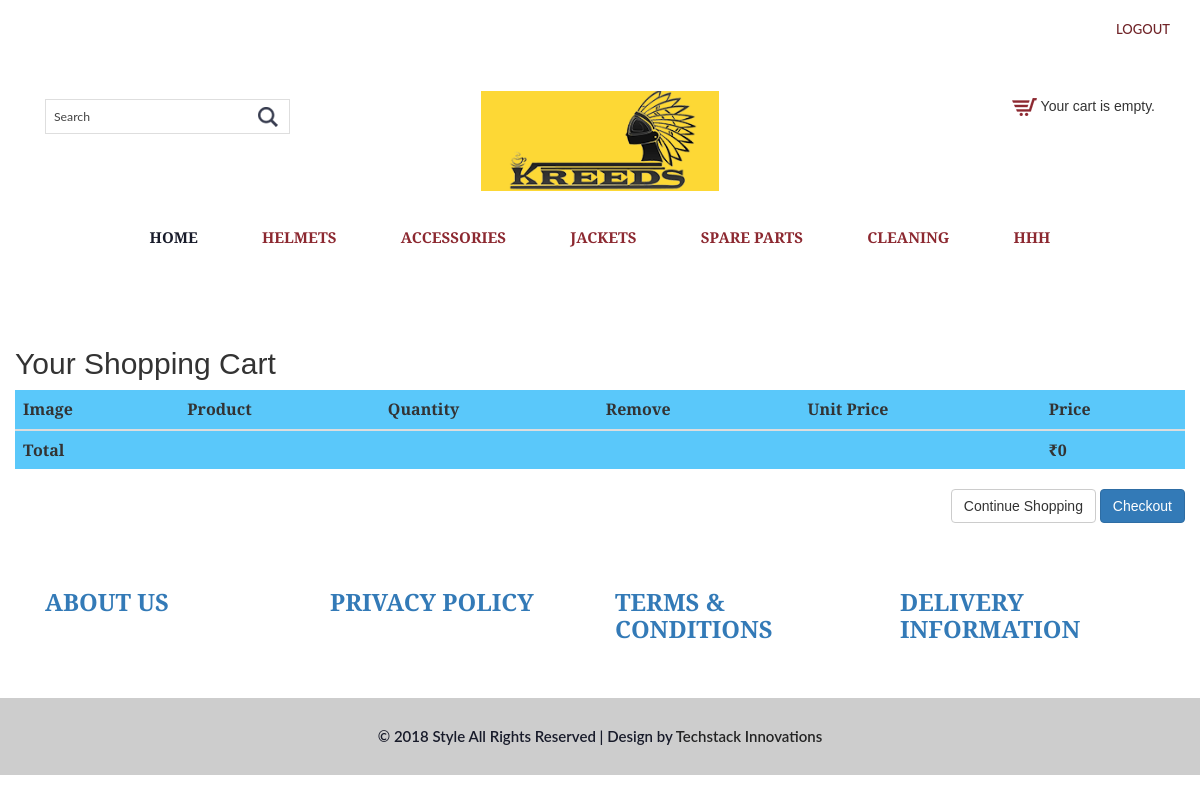
Page /cart/ (signed in) on the committed database.
### ecom/models.py (models this page shows, shortened)
class Category(models.Model):
	Name=models.CharField(max_length=30)
	Description=models.TextField(max_length=50)

### ecom/views.py (the view)
# urls.py: url(r'^cart/$', cart_detail, name='cart_detail'),
def cart_detail(request):
    categories=Category.objects.all()
    cart = Cart(request)
    for item in cart:
        item['update_quantity_form'] = CartAddProductForm(initial={'quantity': item['quantity'], 'update': True})
    return render(request, 'frontend/detail.html', {'cart': cart, 'categories':categories})

### ecom/cart.py (called while the page is built)
    def __iter__(self):
        product_ids = self.cart.keys()
        products = Product.objects.filter(id__in=product_ids)
        for product in products:
            self.cart[str(product.id)]['product'] = product
        for item in self.cart.values():
            item['price'] = Decimal(item['price'])
            item['total_price'] = item['price'] * item['quantity']
            yield item

    def __len__(self):
        return sum(item['quantity'] for item in self.cart.values())

    def get_total_price(self):
        return sum(Decimal(item['price']) * item['quantity'] for item in self.cart.values())

### ecom/context_processor.py (called while the page is built)
def cart(request):
    return {'cart': Cart(request)}

### templates/frontend/detail.html (shortened to what this page needs)
{% extends 'frontend/index.html' %}
{% load static %}
{% block content %}
    <div class="container">
        <div class="row" style="margin-top: 6%">
        <h2>Your Shopping Cart</h2>
            <table class="table table-striped table-hover">
                <thead style="background-color: #5AC8FA">
                    <tr>
                        <th>Image</th>
                        <th>Product</th>
                        <th>Quantity</th>
                        <th>Remove</th>
                        <th>Unit Price</th>
                        <th>Price</th>
                    </tr>
                </thead>
                <tbody>
                <tr style="background-color: #5AC8FA">
                    <td><b>Total</b></td>
                    <td colspan="4"></td>
                    <td colspan="num"><b>₹{{ cart.get_total_price }}</b></td>
                </tr>
                </tbody>
            </table>
        <p class="text-right">
            <a href="{% url 'index' %}" class="btn btn-default">Continue Shopping</a>
            {% if user.is_authenticated %}
            <a href="{% url 'checkout' pk=user.pk %}" class="btn btn-primary">Checkout</a>
            {% else %}
            <a href="{% url 'auth_login' %}" class="btn btn-primary">Checkout</a>
            {% endif %}
        </p>
        </div>
    </div>
{% endblock %}

### templates/frontend/index.html (shortened to what this page needs)
<!DOCTYPE html>
{% load static %}
<html>
<head>
<link href="{% static 'frontend/css/bootstrap.css' %}" rel="stylesheet"  type="text/css" media="all" />
<link href="{% static 'frontend/css/style.css' %}" rel="stylesheet" type="text/css" media="all" />
<link href="{% static 'frontend/css/memenu.css' %}" rel="stylesheet" type="text/css" media="all" />
</head>
<body>
	<div class="container">
		<div class="pull-right">
		{% if request.user.is_authenticated %}
			<p><a href="{% url 'auth_logout' %}" class="simpleCart_empty">LOGOUT</a></p>
        {% else %}
             <a class="active" href="{% url 'auth_login' %}">LOGIN</a>
             <a class="active" href="{% url 'registration_register' %}">REGISTER</a>
        {% endif %}
		</div>
	</div>
	<div class="top-header">
	<div class="container">
		<div class="top-header-main">
			<div class="col-md-4 top-header-left">
				<div class="search-bar">
				<form action="/search/" method="get">{% csrf_token %}
					<input type="text" name="q" value="Search" onfocus="this.value = '';" onblur="if (this.value == '') {this.value = 'Search';}">
					<input type="submit" value="">
					</form>
				</div>
			</div>
			<div class="col-md-4 top-header-middle">
				<a href="/"><img src="{% static 'frontend/images/logo-4.png' %}" alt="" /></a>
			</div>
			<div class="col-md-4 top-header-right">
				<div class="cart box_1">
					{% if cart|length > 0 %}
						<a href="{% url 'cart_detail' %}">
						<h3>
							<div class="total">
							<span class="total">₹{{ cart.get_total_price }}</span>
							(<span class="simpleCart">{{ cart|length }} items}</span>)
						</div>
							<img src="{% static 'frontend/images/cart-1.png' %}" alt="" />
						</a>
						<div class="clearfix"> </div>
						{% else %}
						<img src="{% static 'frontend/images/cart-2.png' %}" alt="" />
						Your cart is empty.
				{% endif %}
					</div>
			</div>
		</div>
	</div>
</div>
	<div class="header-bottom">
		<div class="container">
			<div class="top-nav">
				<ul class="memenu skyblue"><li class="active"><a href="/">Home</a></li>
				{% if categories %}
					{% for category in categories %}
					<li class="grid"><a href="{% url 'category' pk=category.pk %}">{{ category.Name }}</a></li>
					{% endfor %}
					{% endif %}
		</div>
	</div>
	{% block content %}{% endblock %}
	<div class="footer">
		<div class="container">
			<div class="footer-top">
			<div class="col-md-3 footer-left">
					<h3><a href="aboutus/">ABOUT US</a></h3>
				</div>
				<div class="col-md-3 footer-left">
					<h3><a href="privacy/"> PRIVACY POLICY</a></h3>
				</div>
				<div class="col-md-3 footer-left">
					<h3><a href="terms/">TERMS & CONDITIONS</a></h3>
				</div>
				<div class="col-md-3 footer-left">
					<h3><a href="info/">DELIVERY INFORMATION</a></h3>
				</div>
			</div>
		</div>
	</div>
	<div class="footer-text">
		<div class="container">
			<div class="footer-main">
				<p class="footer-class">© 2018 Style All Rights Reserved | Design by  <a href="http://techstackinnovations.com/" target="_blank">Techstack Innovations</a> </p>
			</div>
		</div>
	</div>
</body>
</html>

### static/frontend/css/style.css (style rules this page uses)
body { background:#fff; font-family: 'Alegreya Sans SC', sans-serif; }
body a { transition: 0.5s all; -webkit-transition: 0.5s all; -o-transition: 0.5s all; -moz-transition: 0.5s all; -ms-transition: 0.5s all; }
.top-header { padding: 3em 0px 1.5em 0px; }
.search-bar input[type="text"] { width: 100%; padding: 8px 45px 8px 8px; border: 1px solid rgba(0, 0, 0, 0.13); background: none; outline: none; -webkit-appearance: none; color: rgba(0, 0, 0, 0.74); font-size: 0.875em; font-family: 'Lato', sans-serif; }
.search-bar input[type="submit"] { background: url(../images/search.png)no-repeat 0px 0px; outline: none; -webkit-appearance: none; border: 0; display: inline-block; vertical-align: -webkit-baseline-middle; position: absolute; width: 24px; height: 24px; top: 6px; left: 211px; }
.search-bar { position: relative; width: 70%; margin-top: 8px; }
.top-header-middle { text-align: center; }
.box_1 { float: right; margin-top: 5px; }
a.simpleCart_empty { color: #702428; font-weight: 500; font-family: 'Lato', sans-serif; font-size: 13px; }
.header-bottom { padding: 10px 0px; }
.footer { padding:5em 0px; }
.footer-left h3 { color: #242424; font-size: 1.7em; font-weight: 600; margin: 0; }
.footer-text { padding: 2em 0px; background: rgba(153, 153, 153, 0.49); }
.footer-main { text-align:center; }
.footer-main p { color: #181b2a; font-size: 15px; font-weight: 600; font-family: 'Lato', sans-serif; margin: 0; }
.footer-main p a { color: #242424; }
@media (max-width:1280px) { .footer { padding: 4em 0px; } }

### static/frontend/css/memenu.css (style rules this page uses)
.memenu { margin:0;padding:0;width:100%;list-style:none;display:inline-block;position:relative;font-family:Calibri,Arial;font-size:15px }
.memenu li { display:inline-block; }
ul.memenu.skyblue { text-align: center; }
.memenu>li>a { font-family: 'Alegreya Sans SC', sans-serif;float:left;padding: 5px 30px 5px 30px;color:#555;font-weight:600;text-decoration:none;text-transform:uppercase;transition:color .4s ease-in-out;-moz-transition:color .4s ease-in-out;-webkit-transition:color .4s ease-in-out;-o-transition:color .4s ease-in-out }
.skyblue li>a,.skyblue>li.showhide span { color:#8c2830 }
.skyblue>li:hover>a,.skyblue>li.active>a,.skyblue .dropdown li:hover>a { color:#181b2a }

### rows in the picture
Category: Name "HELMETS"
Category: Name "ACCESSORIES"
Category: Name "JACKETS"
Category: Name "SPARE PARTS"
Category: Name "CLEANING"
Category: Name "HHH"

### other values in the picture
{{ cart.get_total_price }} "0"
